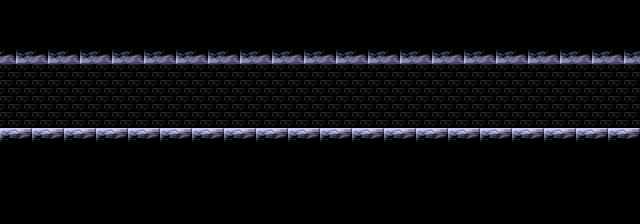

Rendered tile map (Tiled .tmx) drawn with the repository's tilesets; below, a short description and the full map source, tile grids included:
An orthogonal 20x7 tile map with 32x32 px tiles, 1 tile layer (Capa de Patrones 1), 2 tilesets and 3 objects (STAGE_DRAGONTOWER4).

<map version="1.0" orientation="orthogonal" width="20" height="7" tilewidth="32" tileheight="32">
 <tileset firstgid="1" name="tileset" tilewidth="32" tileheight="32">
  <image source="../tileset/tileset.png" width="256" height="256" />
 </tileset>
 <tileset firstgid="65" name="objset" tilewidth="64" tileheight="64">
  <image source="../tileset/objset.png" trans="000000" width="512" height="512" />
 </tileset>
 <layer name="Capa de Patrones 1" width="20" height="7">
  <data encoding="csv">
30,30,30,30,30,30,30,30,30,30,30,30,30,30,30,30,30,30,30,30,
31,31,31,31,31,31,31,31,31,31,31,31,31,31,31,31,31,31,31,31,
1,1,1,1,1,1,1,1,1,1,1,1,1,1,1,1,1,1,1,1,
1,1,1,1,1,1,1,1,1,1,1,1,1,1,1,1,1,1,1,1,
32,32,32,32,32,32,32,32,32,32,32,32,32,32,32,32,32,32,32,32,
30,30,30,30,30,30,30,30,30,30,30,30,30,30,30,30,30,30,30,30,
30,30,30,30,30,30,30,30,30,30,30,30,30,30,30,30,30,30,30,30
</data>
 </layer>
 <objectgroup name="Capa de Objetos 1" width="20" height="7">
  <object gid="66" x="46" y="143" />
  <object name="STAGE_DRAGONTOWER4" gid="66" x="525" y="142" />
  <object gid="67" x="48" y="143" />
 </objectgroup>
</map>
